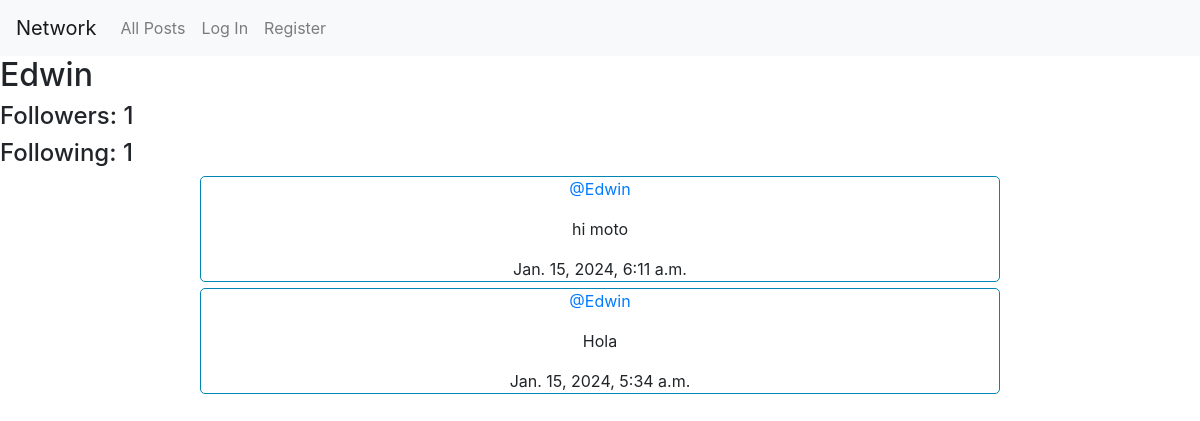
The app's page /profile/1 with its own data.
### network/models.py (models this page shows, shortened)
class User(AbstractUser):
    pass

class newPost(models.Model):
    user = models.ForeignKey(User, on_delete=models.CASCADE)
    content = models.TextField()
    date = models.DateTimeField(auto_now_add=True)

### network/views.py (the view)
# urls.py: path("profile/<int:user_id>", views.profile, name="profile"),
def profile(request, user_id):
    userClicked = User.objects.get(id=user_id)
    post = newPost.objects.filter(user=userClicked).order_by("id").reverse()
    pag = Paginator(post, 10)
    number_page = request.GET.get('page')
    post_page = pag.get_page(number_page)
    following = Follow.objects.filter(user=userClicked)
    follower = Follow.objects.filter(follower=userClicked)
    currentUser = request.user.id
    verify_follow = follower.filter(user=currentUser)
    if len(verify_follow) == 0:
        isFollow = False
    else:
        isFollow = True
    return render(request, "network/profile.html", {
        "form": newPostform(),
        "post_page": post_page,
        "name": userClicked.username,
        "following": following.count(),
        "follower" : follower.count(),
        "isFollow": isFollow,
        "user_profile": userClicked
    })

### network/templates/network/profile.html (shortened to what this page needs)
{% extends "network/layout.html" %}
{% block body %}
    <h2>{{ name }}</h2>
    <div>
        <h4>Followers: {{ follower }}</h4>
        <h4>Following: {{ following }}</h4>
    </div>
    <div id="contenido_post" class="col-12">
        {% for i in post_page %}
          <div id="post_card" class="col-10">
              <p><a href="{% url 'profile' user_id=i.user.id %}">@{{ i.user }}</a></p>
              <p id="content_{{ i.id }}">{{ i.content }}</p>
              <span>{{ i.date }}</span>
        </div>
      {% endfor %}
      </div>
{% endblock %}

### network/static/network/styles.css (style rules this page uses)
#post_card { justify-content: center; text-align: center; align-items: center; border: solid 1px rgb(0, 134, 179); width: 50rem; border-radius: 5px; }
#contenido_post { display: grid; grid-template-columns: 1fr; grid-template-rows: repeat(5, 1fr); grid-column-gap: 6px; grid-row-gap: 6px; justify-items: center; align-items: center; text-align: center; }
#contenido_post #post_card { display: flex; flex-direction: column; align-items: center; }

### records on screen
User: username "Edwin"
newPost: user "Edwin", content "hi moto", date "Jan. 15, 2024, 6:11 a.m."
newPost: user "Edwin", content "Hola", date "Jan. 15, 2024, 5:34 a.m."

### other values on screen
{{ follower }} "1"
{{ following }} "1"
